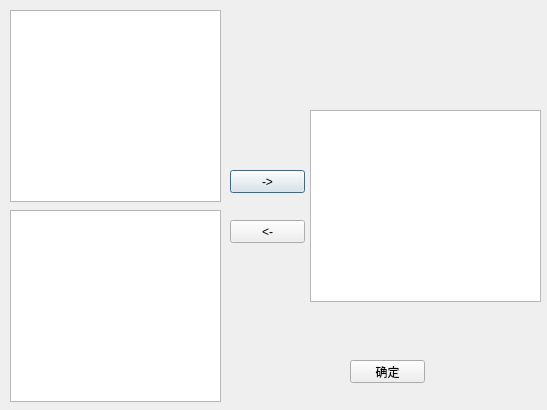
<?xml version="1.0" encoding="UTF-8"?>
<ui version="4.0">
 <class>Coupling</class>
 <widget class="QDialog" name="Coupling">
  <property name="geometry">
   <rect>
    <x>0</x>
    <y>0</y>
    <width>547</width>
    <height>410</height>
   </rect>
  </property>
  <property name="windowTitle">
   <string>Dialog</string>
  </property>
  <widget class="QListWidget" name="listWidget">
   <property name="geometry">
    <rect>
     <x>10</x>
     <y>10</y>
     <width>211</width>
     <height>192</height>
    </rect>
   </property>
  </widget>
  <widget class="QListWidget" name="listWidget_2">
   <property name="geometry">
    <rect>
     <x>10</x>
     <y>210</y>
     <width>211</width>
     <height>192</height>
    </rect>
   </property>
  </widget>
  <widget class="QListWidget" name="listWidget_3">
   <property name="geometry">
    <rect>
     <x>310</x>
     <y>110</y>
     <width>231</width>
     <height>192</height>
    </rect>
   </property>
  </widget>
  <widget class="QPushButton" name="pushButton">
   <property name="geometry">
    <rect>
     <x>230</x>
     <y>170</y>
     <width>75</width>
     <height>23</height>
    </rect>
   </property>
   <property name="text">
    <string>-&gt;</string>
   </property>
  </widget>
  <widget class="QPushButton" name="pushButton_2">
   <property name="geometry">
    <rect>
     <x>230</x>
     <y>220</y>
     <width>75</width>
     <height>23</height>
    </rect>
   </property>
   <property name="text">
    <string>&lt;-</string>
   </property>
  </widget>
  <widget class="QPushButton" name="pushButton_3">
   <property name="geometry">
    <rect>
     <x>350</x>
     <y>360</y>
     <width>75</width>
     <height>23</height>
    </rect>
   </property>
   <property name="text">
    <string>确定</string>
   </property>
  </widget>
 </widget>
 <resources/>
 <connections/>
</ui>
